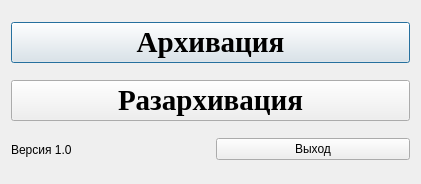
<?xml version="1.0" encoding="UTF-8"?>
<ui version="4.0">
 <class>Dialog</class>
 <widget class="QDialog" name="Dialog">
  <property name="geometry">
   <rect>
    <x>0</x>
    <y>0</y>
    <width>421</width>
    <height>184</height>
   </rect>
  </property>
  <property name="minimumSize">
   <size>
    <width>421</width>
    <height>184</height>
   </size>
  </property>
  <property name="maximumSize">
   <size>
    <width>421</width>
    <height>184</height>
   </size>
  </property>
  <property name="windowTitle">
   <string>Dialog</string>
  </property>
  <layout class="QGridLayout" name="gridLayout">
   <item row="0" column="0" colspan="2">
    <widget class="QPushButton" name="pushButton">
     <property name="font">
      <font>
       <family>Times New Roman</family>
       <pointsize>22</pointsize>
       <weight>75</weight>
       <bold>true</bold>
      </font>
     </property>
     <property name="text">
      <string>Архивация</string>
     </property>
    </widget>
   </item>
   <item row="1" column="0" colspan="2">
    <widget class="QPushButton" name="pushButton_2">
     <property name="font">
      <font>
       <family>Times New Roman</family>
       <pointsize>22</pointsize>
       <weight>75</weight>
       <italic>false</italic>
       <bold>true</bold>
      </font>
     </property>
     <property name="text">
      <string>Разархивация</string>
     </property>
    </widget>
   </item>
   <item row="2" column="0">
    <widget class="QLabel" name="label">
     <property name="minimumSize">
      <size>
       <width>199</width>
       <height>23</height>
      </size>
     </property>
     <property name="text">
      <string>Версия 1.0</string>
     </property>
    </widget>
   </item>
   <item row="2" column="1">
    <widget class="QPushButton" name="pushButton_3">
     <property name="text">
      <string>Выход</string>
     </property>
    </widget>
   </item>
  </layout>
 </widget>
 <layoutdefault spacing="6" margin="11"/>
 <resources/>
 <connections/>
</ui>
